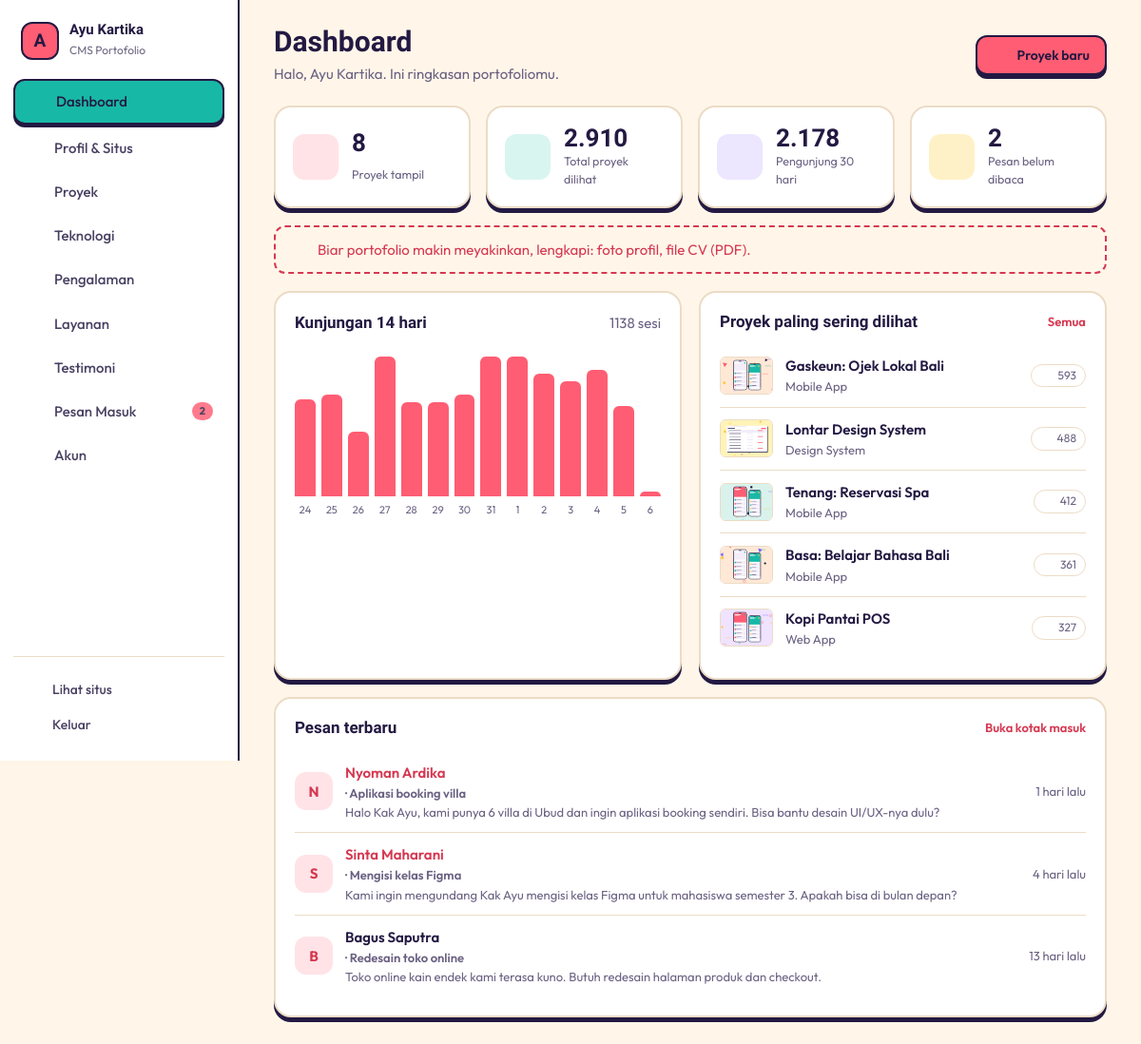
Page /index.php?page=dashboard (signed in) on the committed database.
### tables this page shows
CREATE TABLE users (
  id INT AUTO_INCREMENT PRIMARY KEY,
  nama VARCHAR(100) NOT NULL,
  username VARCHAR(50) NOT NULL UNIQUE,
  password VARCHAR(255) NOT NULL,
  created_at DATETIME NOT NULL DEFAULT CURRENT_TIMESTAMP
);

CREATE TABLE proyek (
  id INT AUTO_INCREMENT PRIMARY KEY,
  judul VARCHAR(150) NOT NULL,
  slug VARCHAR(90) NOT NULL UNIQUE,
  kategori VARCHAR(50) NOT NULL,
  ringkasan VARCHAR(255) NOT NULL DEFAULT '',
  isi TEXT NOT NULL,
  cover VARCHAR(255) NOT NULL DEFAULT '',
  klien VARCHAR(100) NOT NULL DEFAULT '',
  peran VARCHAR(100) NOT NULL DEFAULT '',
  tahun SMALLINT UNSIGNED NOT NULL,
  durasi VARCHAR(40) NOT NULL DEFAULT '',
  link_demo VARCHAR(255) NOT NULL DEFAULT '',
  link_repo VARCHAR(255) NOT NULL DEFAULT '',
  unggulan TINYINT(1) NOT NULL DEFAULT 0,
  tampil TINYINT(1) NOT NULL DEFAULT 1,
  urutan INT NOT NULL DEFAULT 0,
  dilihat INT UNSIGNED NOT NULL DEFAULT 0,
  created_at DATETIME NOT NULL DEFAULT CURRENT_TIMESTAMP,
  updated_at DATETIME NOT NULL DEFAULT CURRENT_TIMESTAMP ON UPDATE CURRENT_TIMESTAMP,
  INDEX (tampil, urutan)
);

CREATE TABLE pesan (
  id INT AUTO_INCREMENT PRIMARY KEY,
  nama VARCHAR(100) NOT NULL,
  email VARCHAR(150) NOT NULL,
  subjek VARCHAR(150) NOT NULL DEFAULT '',
  isi TEXT NOT NULL,
  anggaran VARCHAR(40) NOT NULL DEFAULT '',
  ip VARCHAR(45) NOT NULL DEFAULT '',
  dibaca TINYINT(1) NOT NULL DEFAULT 0,
  created_at DATETIME NOT NULL DEFAULT CURRENT_TIMESTAMP,
  INDEX (ip, created_at)
);

### index.php (called while the page is built, shortened)
<?php
require __DIR__ . '/includes/bootstrap.php';
$admin = [
    'login'         => 'pages/admin/login.php',
    'logout'        => 'pages/admin/logout.php',
    'dashboard'     => 'pages/admin/dashboard.php',
    'profil'        => 'pages/admin/profil.php',
    'kelola-proyek' => 'pages/admin/proyek.php',
    'proyek-form'   => 'pages/admin/proyek-form.php',
    'teknologi'     => 'pages/admin/teknologi.php',
    'pengalaman'    => 'pages/admin/pengalaman.php',
    'layanan'       => 'pages/admin/layanan.php',
    'testimoni'     => 'pages/admin/testimoni.php',
    'pesan'         => 'pages/admin/pesan.php',
    'akun'          => 'pages/admin/akun.php',
];
$page = (string) ($_GET['page'] ?? 'beranda');
if ($page !== 'login' && !user()) redirect('login');
require __DIR__ . '/' . $admin[$page];

### pages/admin/dashboard.php (the view, shortened to what this page needs)
<?php
$title = 'Dashboard';
$sub = 'Halo, ' . e(user()['nama']) . '. Ini ringkasan portofoliomu.';
$angka = q("SELECT
    (SELECT COUNT(*) FROM proyek WHERE tampil = 1) proyek,
    (SELECT COALESCE(SUM(dilihat), 0) FROM proyek) dilihat,
    (SELECT COUNT(*) FROM pesan WHERE dibaca = 0) pesan_baru,
    (SELECT COALESCE(SUM(jumlah), 0) FROM kunjungan WHERE tanggal > CURDATE() - INTERVAL 30 DAY) kunjungan30")->fetch();
$raw = q('SELECT tanggal, jumlah FROM kunjungan WHERE tanggal > CURDATE() - INTERVAL 14 DAY')->fetchAll(PDO::FETCH_KEY_PAIR);
$grafik = [];
for ($i = 13; $i >= 0; $i--) { $d = date('Y-m-d', strtotime("-$i day")); $grafik[$d] = (int) ($raw[$d] ?? 0); }
$maks = max(1, max($grafik));
$populer = q('SELECT id, judul, kategori, dilihat, cover FROM proyek ORDER BY dilihat DESC LIMIT 5')->fetchAll();
$pesanBaru = q('SELECT * FROM pesan ORDER BY created_at DESC LIMIT 5')->fetchAll();
$kosong = [];
if (!setting('foto')) $kosong[] = 'foto profil';
if (!setting('cv')) $kosong[] = 'file CV (PDF)';
$actions = '<a class="btn btn-main" href="' . url('proyek-form') . '">' . icon('plus', 18) . ' Proyek baru</a>';
require ROOT . '/includes/admin_header.php';
?>
<div class="stats">
    <div class="stat"><span class="ic-box"><?= icon('folder-kanban', 22) ?></span><b><?= $angka['proyek'] ?></b><small>Proyek tampil</small></div>
    <div class="stat"><span class="ic-box"><?= icon('eye', 22) ?></span><b><?= number_format((int) $angka['dilihat'], 0, ',', '.') ?></b><small>Total proyek dilihat</small></div>
    <div class="stat"><span class="ic-box"><?= icon('trending-up', 22) ?></span><b><?= number_format((int) $angka['kunjungan30'], 0, ',', '.') ?></b><small>Pengunjung 30 hari</small></div>
    <a class="stat" href="<?= url('pesan') ?>"><span class="ic-box"><?= icon('inbox', 22) ?></span><b><?= $angka['pesan_baru'] ?></b><small>Pesan belum dibaca</small></a>
</div>
<?php if ($kosong): ?><div class="note"><?= icon('sparkles', 18) ?> Biar portofolio makin meyakinkan, lengkapi: <?= e(implode(', ', $kosong)) ?>.</div><?php endif; ?>
<div class="grid-2">
    <section class="card">
        <div class="card-h"><h2>Kunjungan 14 hari</h2><span class="muted"><?= array_sum($grafik) ?> sesi</span></div>
        <div class="bars">
            <?php foreach ($grafik as $d => $n): ?>
                <div class="bar" title="<?= tgl($d) ?>: <?= $n ?> kunjungan"><i style="height:<?= max(3, round($n / $maks * 100)) ?>%"></i><span><?= date('j', strtotime($d)) ?></span></div>
            <?php endforeach; ?>
        </div>
    </section>
    <section class="card">
        <div class="card-h"><h2>Proyek paling sering dilihat</h2><a href="<?= url('kelola-proyek') ?>">Semua</a></div>
        <ul class="rows">
            <?php foreach ($populer as $p): ?>
                <li><img src="<?= e(gambar($p['cover'])) ?>" alt="" class="thumb"><div class="grow"><b><?= e($p['judul']) ?></b><small><?= e($p['kategori']) ?></small></div><span class="pill"><?= icon('eye', 14) ?> <?= $p['dilihat'] ?></span></li>
            <?php endforeach; ?>
        </ul>
    </section>
</div>
<section class="card">
    <div class="card-h"><h2>Pesan terbaru</h2><a href="<?= url('pesan') ?>">Buka kotak masuk</a></div>
    <ul class="rows">
        <?php foreach ($pesanBaru as $m): ?>
            <li class="<?= $m['dibaca'] ? '' : 'unread' ?>"><span class="av"><?= e(mb_strtoupper(mb_substr($m['nama'], 0, 1))) ?></span><div class="grow"><b><?= e($m['nama']) ?> <small>· <?= e($m['subjek'] ?: 'Tanpa subjek') ?></small></b><small class="clip"><?= e(mb_strimwidth($m['isi'], 0, 110, '…')) ?></small></div><small class="muted nowrap"><?= waktu_lalu($m['created_at']) ?></small></li>
        <?php endforeach; ?>
    </ul>
</section>
<?php require ROOT . '/includes/admin_footer.php';

### includes/bootstrap.php (shortened to what this page needs)
<?php
function db(): PDO
{
    static $pdo = null;
    if ($pdo === null) {
        $c = require ROOT . '/config/database.php';
        $pdo = new PDO("mysql:host={$c['host']};port={$c['port']};dbname={$c['database']};charset=utf8mb4", $c['username'], $c['password'], [
            PDO::ATTR_ERRMODE => PDO::ERRMODE_EXCEPTION,
            PDO::ATTR_DEFAULT_FETCH_MODE => PDO::FETCH_ASSOC,
            PDO::ATTR_EMULATE_PREPARES => false,
        ]);
        $pdo->exec("SET time_zone = '+07:00'");
    }
    return $pdo;
}
function q(string $sql, array $params = []): PDOStatement
{
    $st = db()->prepare($sql);
    $st->execute($params);
    return $st;
}
function e($v): string { return htmlspecialchars((string) $v, ENT_QUOTES, 'UTF-8'); }
function url(string $page, array $p = []): string { return 'index.php?' . http_build_query(['page' => $page] + $p); }
function sidik_password(string $hash): string { return hash_hmac('sha256', $hash, session_id() . '|porto'); }
function user(): ?array
{
    static $u = false;
    if ($u !== false) return $u;
    $u = null;
    $row = q('SELECT id, nama, username, password FROM users WHERE id = ?', [$_SESSION['uid']])->fetch();
    if ($row && hash_equals((string) ($_SESSION['sidik'] ?? ''), sidik_password($row['password']))) $u = $row;
    else unset($_SESSION['uid'], $_SESSION['sidik']);
    return $u;
}
function setting(?string $k = null, string $default = '')
{
    static $s = null;
    if ($s === null) $s = q('SELECT kunci, nilai FROM pengaturan')->fetchAll(PDO::FETCH_KEY_PAIR);
    return (string) ($s[$k] ?? $default);
}
function tgl(string $dt): string { $t = strtotime($dt); return date('j', $t) . ' ' . BLN[(int) date('n', $t)] . ' ' . date('Y', $t); }
function waktu_lalu(string $dt): string
{
    $d = time() - strtotime($dt);
    if ($d < 86400 * 30) return floor($d / 86400) . ' hari lalu';
    return tgl($dt);
}
function gambar(?string $f, string $cadangan = 'assets/img/kosong.svg'): string
{
    return str_starts_with($f, 'assets/img/') ? $f : UPLOAD_URL . $f;
}
function icon(string $name, int $size = 18, string $cls = 'ic'): string
{
    static $ic = null;
    $ic ??= require __DIR__ . '/icons.php';
    return '<svg class="' . $cls . '" width="' . $size . '" height="' . $size . '" viewBox="0 0 24 24" fill="none" stroke="currentColor" stroke-width="1.8" stroke-linecap="round" stroke-linejoin="round" aria-hidden="true">' . ($ic[$name] ?? '') . '</svg>';
}

### includes/admin_header.php (shortened to what this page needs)
<?php
$navPesan = (int) q('SELECT COUNT(*) FROM pesan WHERE dibaca = 0')->fetchColumn();
$navMenu = [
    ['dashboard', 'Dashboard', 'layout-dashboard', 0],
    ['profil', 'Profil & Situs', 'user', 0],
    ['kelola-proyek', 'Proyek', 'folder-kanban', 0],
    ['teknologi', 'Teknologi', 'cpu', 0],
    ['pengalaman', 'Pengalaman', 'briefcase', 0],
    ['layanan', 'Layanan', 'layers', 0],
    ['testimoni', 'Testimoni', 'quote', 0],
    ['pesan', 'Pesan Masuk', 'inbox', $navPesan],
    ['akun', 'Akun', 'key-round', 0],
];
$navCur = $navAktif ?? ($_GET['page'] ?? 'dashboard');
?>
<!DOCTYPE html>
<html lang="id">
<head>
    <link rel="stylesheet" href="assets/css/admin.css">
</head>
<body class="adm">
<div class="adm-layout">
    <aside class="adm-side" id="side">
        <a class="adm-brand" href="<?= url('dashboard') ?>"><span class="mark"><?= e(mb_strtoupper(mb_substr(setting('nama', 'P'), 0, 1))) ?></span><span><b><?= e(setting('nama')) ?></b><small>CMS Portofolio</small></span></a>
        <nav>
            <?php foreach ($navMenu as [$k, $l, $ic, $n]): ?>
                <a href="<?= url($k) ?>" class="<?= $navCur === $k ? 'on' : '' ?>"><?= icon($ic, 19) ?><span><?= $l ?></span><?php if ($n): ?><em class="badge"><?= $n ?></em><?php endif; ?></a>
            <?php endforeach; ?>
        </nav>
        <div class="adm-side-foot">
            <a href="index.php" target="_blank"><?= icon('external-link', 17) ?> Lihat situs</a>
            <a href="<?= url('logout') ?>"><?= icon('log-out', 17) ?> Keluar</a>
        </div>
    </aside>
    <main class="adm-main">
        <header class="adm-top">
            <div class="adm-title"><h1><?= e($title ?? 'Dashboard') ?></h1><?php if (!empty($sub)): ?><p><?= $sub ?></p><?php endif; ?></div>
            <div class="adm-acts"><?= $actions ?? '' ?></div>
        </header>
        <div class="adm-body">

### rows in the picture
users: nama "Halo, Ayu Kartika. Ini ringkasan portofoliomu."
proyek: cover (picture), judul "Gaskeun: Ojek Lokal Bali", kategori "Mobile App", $size 14 (drawn), dilihat "593"
proyek: cover (picture), judul "Lontar Design System", kategori "Design System", $size 14 (drawn), dilihat "488"
proyek: cover (picture), judul "Tenang: Reservasi Spa", kategori "Mobile App", $size 14 (drawn), dilihat "412"
proyek: cover (picture), judul "Basa: Belajar Bahasa Bali", kategori "Mobile App", $size 14 (drawn), dilihat "361"
proyek: cover (picture), judul "Kopi Pantai POS", kategori "Web App", $size 14 (drawn), dilihat "327"
pesan: nama "N", nama "Nyoman Ardika", subjek "Aplikasi booking villa", isi "Halo Kak Ayu, kami punya 6 villa di Ubud dan ingin aplikasi booking sendiri. Bisa bantu desain UI/UX-nya dulu?", created_at "1 hari lalu"
pesan: nama "S", nama "Sinta Maharani", subjek "Mengisi kelas Figma", isi "Kami ingin mengundang Kak Ayu mengisi kelas Figma untuk mahasiswa semester 3. Apakah bisa di bulan depan?", created_at "4 hari lalu"
pesan: nama "B", nama "Bagus Saputra", subjek "Redesain toko online", isi "Toko online kain endek kami terasa kuno. Butuh redesain halaman produk dan checkout.", created_at "13 hari lalu"

### other values in the picture
mb_strtoupper(mb_substr(setting('nama', 'P'), 0, 1)) "A"
setting('nama') "Ayu Kartika"
$l "Dashboard"
$l "Profil & Situs"
$l "Proyek"
$l "Teknologi"
$l "Pengalaman"
$l "Layanan"
$l "Testimoni"
$l "Pesan Masuk"
$n "2"
$l "Akun"
$title "Dashboard"
$angka['proyek'] "8"
$angka['dilihat'] "2.910"
